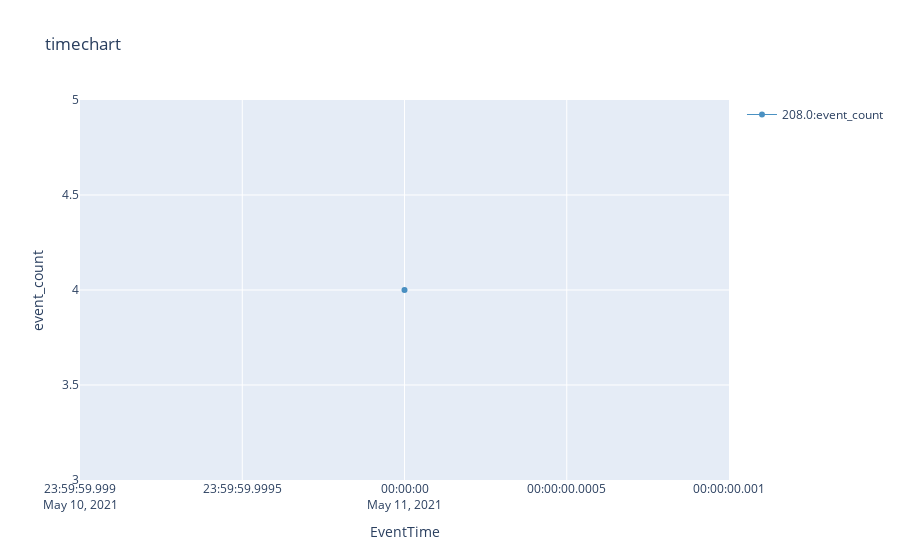

Notebook source saved alongside this figure:
### Markdown cell above
## Analyze Errors

### Code cell
%%kql 
AzureDiagnostics
| where OperationName == "ErrorEvent"
| extend ErrorNumber =  tostring(error_number_d) 
| summarize event_count=count() by EventTime = bin(TimeGenerated, 2d), ErrorNumber
| render timechart

### Figure 1 — Plotly figure (JSON) as saved in the notebook; plotly's stock layout.template omitted (floating-point values rounded to 4 significant figures)
{"data": [{"line": {"color": "rgb(31, 118, 179)", "width": 1}, "name": "208.0:event_count", "opacity": 0.8, "type": "scatter", "x": ["2021-05-11T00:00:00+00:00"], "y": [4]}], "layout": {"showlegend": true, "title": {"text": "timechart"}, "xaxis": {"autorange": true, "title": {"text": "EventTime"}, "type": "date"}, "yaxis": {"ticksuffix": "", "title": {"text": "event_count"}, "type": "linear"}}}
